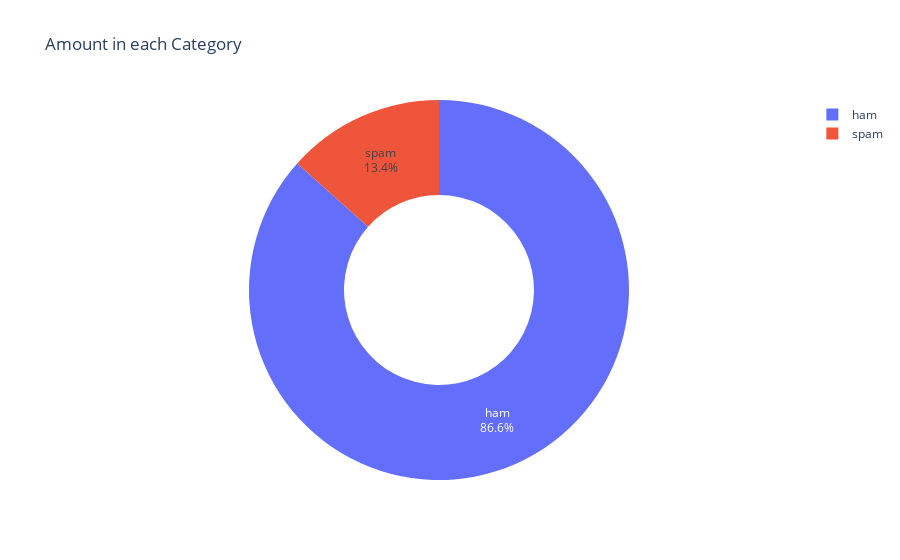

Notebook code for this chart:
### Code cell
figure = px.pie(data, names = "Category", title= "Amount in each Category", hole = 0.5)

figure.update_traces(textposition = 'inside', textinfo = 'percent+label')

### Figure 1 — Plotly figure (JSON) as saved in the notebook; plotly's stock layout.template omitted (floating-point values rounded to 4 significant figures; data arrays with more than 128 entries replaced by an {"elided": "..."} marker saying what was removed)
{"data": [{"domain": {"x": [0, 1], "y": [0, 1]}, "hole": 0.5, "hovertemplate": "Category=%{label}<extra></extra>", "labels": {"elided": "5572 str values"}, "legendgroup": "", "name": "", "showlegend": true, "textinfo": "percent+label", "textposition": "inside", "type": "pie"}], "layout": {"legend": {"tracegroupgap": 0}, "title": {"text": "Amount in each Category"}}}
